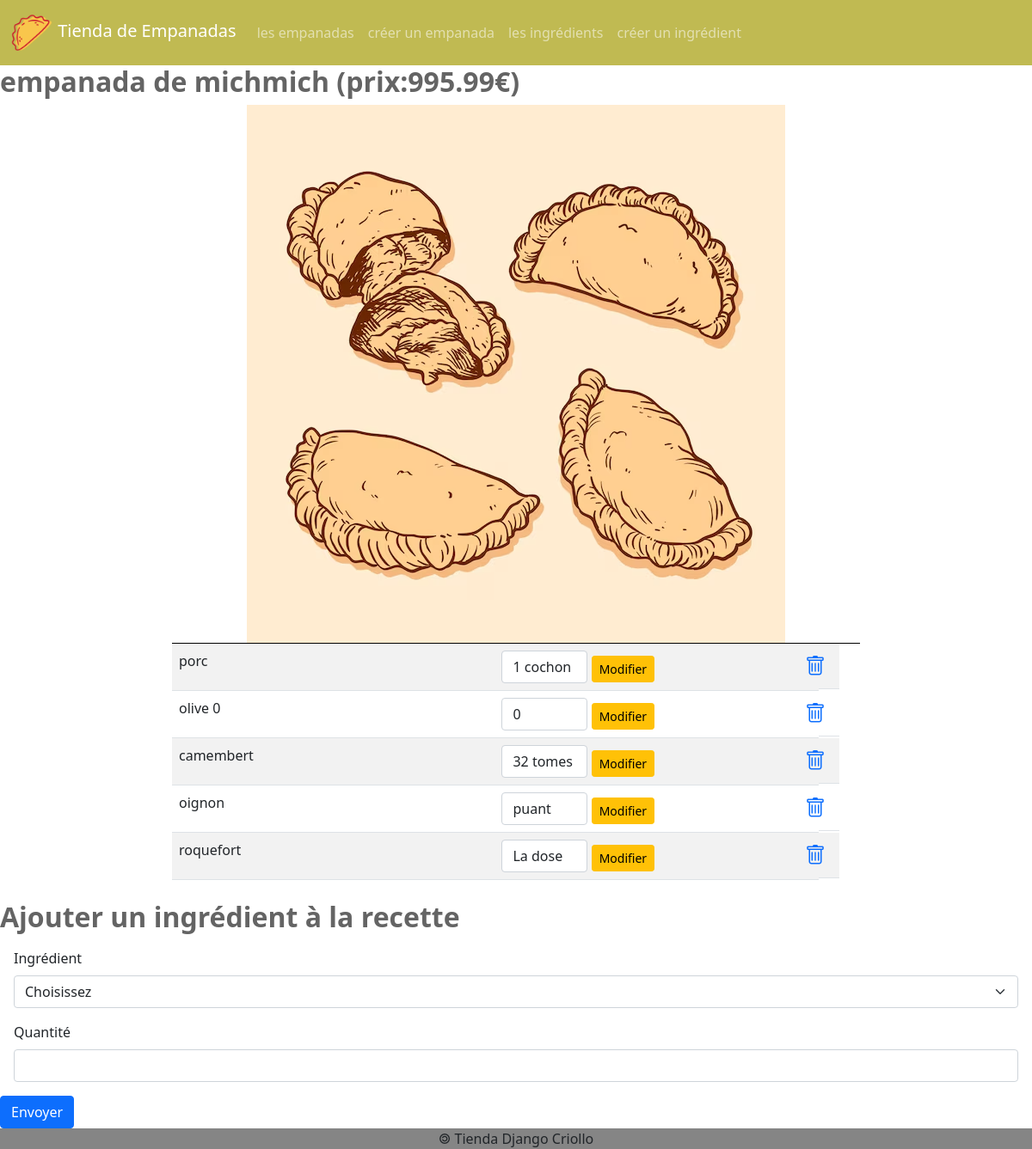
/empanada/16/, run on the app's committed database.
### empanadas/models.py (models this page shows, shortened)
class Empanada(models.Model):
    idEmpanada = models.AutoField(primary_key=True)
    nomEmpanada = models.CharField(max_length=50)
    prix = models.DecimalField(max_digits=6, decimal_places=2)
    image = models.ImageField(default = 'imagesEmpanadas/default.png', upload_to = 'imagesEmpanadas/')
    def __str__(self) :
        return 'empanada ' + self.nomEmpanada + ' (prix:' + str(self.prix) + '€)'

class Ingredient(models.Model):
    idIngredient = models.AutoField(primary_key=True)
    nomIngredient = models.CharField(max_length=50)

class Composition(models.Model):
    class Meta:
        unique_together = ('ingredient','empanada')
    idComposition = models.AutoField(primary_key=True)
    ingredient = models.ForeignKey(Ingredient, on_delete=models.CASCADE)
    empanada = models.ForeignKey(Empanada, on_delete=models.CASCADE)
    quantite = models.CharField(max_length=100)

### empanadas/views.py (the view)
# urls.py: path('empanada/<int:empanada_id>/', views.empanada, name='detail_empanada'),
def empanada(request, empanada_id):
    laEmpanada = Empanada.objects.get(idEmpanada=empanada_id)
    composition = Composition.objects.filter(empanada=empanada_id)
    ingredients_list = []
    for compo in composition:
        ingredient_data = {
            'idComposition': compo.idComposition,
            'nomIngredient': compo.ingredient.nomIngredient,
            'quantite': compo.quantite
        }
        ingredients_list.append(ingredient_data)
    all_ingredients = Ingredient.objects.all()
    form = CompositionForm()
    return render(
        request,
        'empanadas/empanada.html',
        {
            'empanada': laEmpanada,
            'ingredients': ingredients_list,
            'all_ingredients': all_ingredients,
            'form': form  # Passer le formulaire au template
        }
    )

### empanadas/forms.py
class CompositionForm(ModelForm):
    class Meta:
        model = Composition
        fields = ['ingredient', 'quantite']

### empanadas/templates/empanadas/empanada.html (shortened to what this page needs)
{% extends 'empanadas/base.html' %}
{% block main %}
<h2>{{ empanada }}</h2>
<img src="{{MEDIA_URL}}{{empanada.image}}" class="img-fluid" />
<table class="table table-striped">
    <tbody>
        {% if ingredients %} {% for ligne in ingredients %}
        <tr>
            <td>{{ ligne.nomIngredient }}</td>
            <td>
                <form action="/empanada/{{ empanada.idEmpanada }}/updateIngredient/{{ ligne.idComposition }}/" method="post" class="d-inline">
                    <input type="text" name="quantite" value="{{ ligne.quantite }}" required class="form-control" style="width: 100px; display: inline;">
                    <button type="submit" class="btn btn-sm btn-warning">Modifier</button>
                </form>
            </td>
            <td>
                <a
                    href="/empanada/{{ empanada.idEmpanada }}/deleteIngredient/{{ ligne.idComposition }}"
                    title="Supprimer cet ingrédient"
                    class="me-2"
                >
                    <i class="bi bi-trash"></i>
                </a>
            </td>
        </tr>
        {% endfor %} {% else %}
        <tr>
            <td colspan="3">Ingrédient non renseigné pour cet empanada.</td>
        </tr>
        {% endif %}
    </tbody>
</table>
<br>
<h2>Ajouter un ingrédient à la recette</h2>
<form action="/empanada/{{ empanada.idEmpanada }}/addIngredient" method="post">
    <div class="m-3">
        <label for="id_ingredient" class="form-label">Ingrédient</label>
        <select
            id="id_ingredient"
            name="ingredient"
            class="form-select"
            required
        >
            <option selected disabled>Choisissez</option>
        </select>
    </div>
    <div class="m-3">
        <label for="id_quantite" class="form-label">Quantité</label>
        <input
            id="id_quantite"
            name="quantite"
            type="text"
            maxlength="100"
            required
            class="form-control"
        />
    </div>
    <button type="submit" class="btn btn-primary">Envoyer</button>
</form>
{% endblock %}

### empanadas/static/empanadas/css/styles.css (style rules this page uses)
body { display: flex; min-height: 100vh; flex-direction: column; }
.table { max-width: 800px; margin: 0 auto; border-top: 1px solid black; }
.table td { width: 50%; }
.table td:last-child { display: flex; justify-content: flex-end; }
.table a { margin-right: 10px; }
.table i { font-size: 1.5em; }
h2 { font-weight: bold; color: rgb(100, 100, 100); }
.img-fluid { margin: auto; display: flex; }

### data on the page
Empanada: nomEmpanada+prix "empanada de michmich (prix:995.99€)", image (placeholder picture)
Ingredient: nomIngredient "porc"
Composition: quantite "1 cochon"
Ingredient: nomIngredient "olive 0"
Ingredient: nomIngredient "camembert"
Composition: quantite "32 tomes"
Ingredient: nomIngredient "oignon"
Composition: quantite "puant"
Ingredient: nomIngredient "roquefort"
Composition: quantite "La dose"
